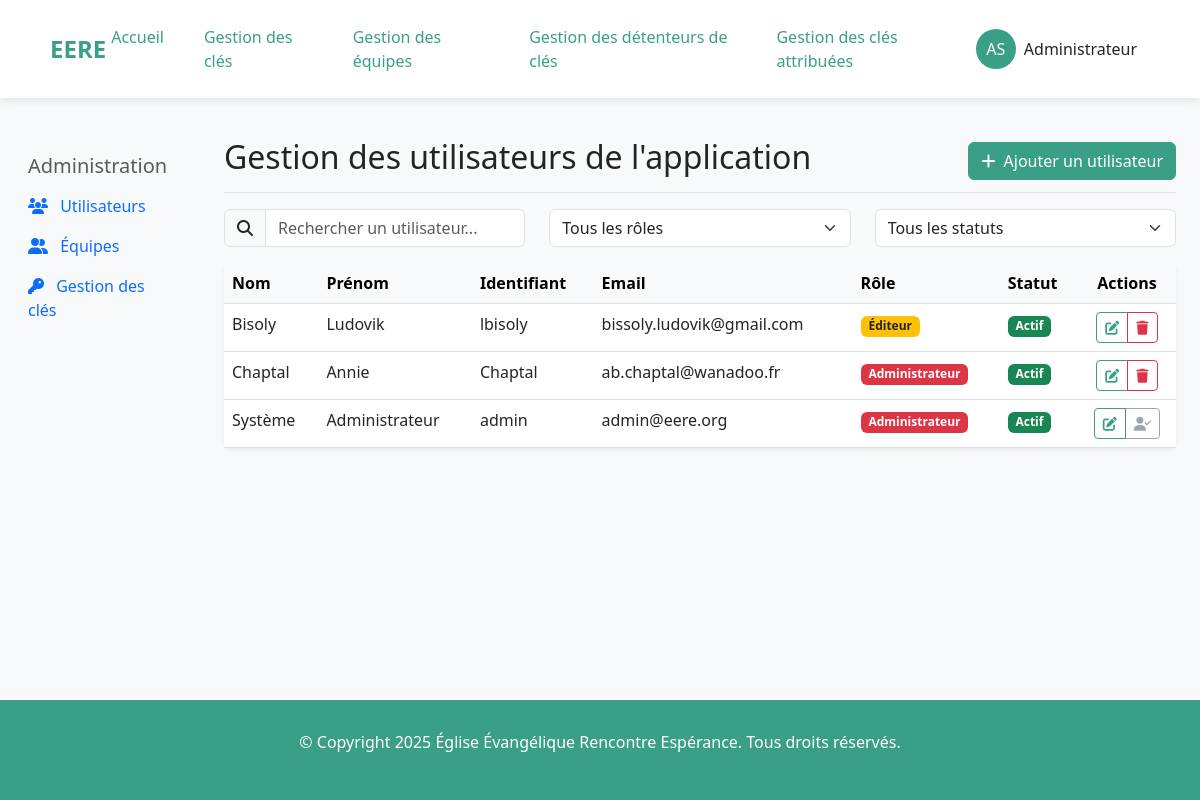
The page /owner_management/ (signed in) on the database as committed earlier.
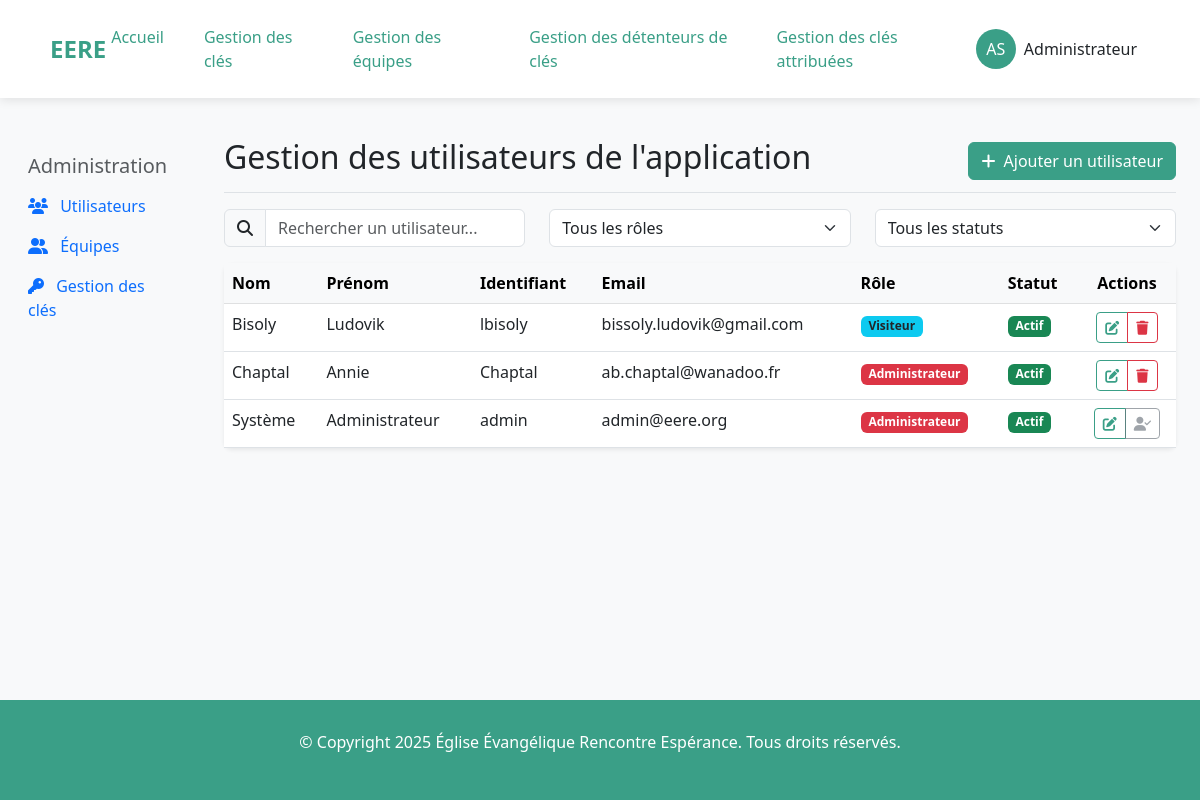
The same page on the database as committed later.
### listings/models.py (models this page shows, shortened)
class Owner(AbstractUser):
    ADMINISTRATOR = 'admin'
    EDITOR = 'editor'
    VISITOR = 'visitor'
    ROLE_CHOICES = [
        (ADMINISTRATOR, 'Administrateur'),
        (EDITOR, 'Éditeur'),                # Peut modifier mais pas administrer
        (VISITOR, 'Visiteur'),              # Accès en lecture seule
    ]
    role = models.CharField(
        max_length=10,
        choices=ROLE_CHOICES,
        default=VISITOR,
        help_text="Détermine les permissions de l'utilisateur dans l'application"
    )
    groups = models.ManyToManyField(
        'auth.Group',
        verbose_name='groups',
        blank=True,
        help_text='The groups this user belongs to.',
        related_name='owner_set',
        related_query_name='owner',
    )
    user_permissions = models.ManyToManyField(
        'auth.Permission',
        verbose_name='user permissions',
        blank=True,
        help_text='Specific permissions for this user.',
        related_name='owner_set',
        related_query_name='owner',
    )
    class Meta:
        verbose_name = "Gestionnaire"
        verbose_name_plural = "Gestionnaires"

### listings/views.py (the view)
# urls.py: path('owner_management/', views.owner_management, name='owner_management'),
@login_required
@user_passes_test(is_admin)
def owner_management(request):
    owners_list = Owner.objects.all().order_by('last_name', 'first_name')
    paginator = Paginator(owners_list, 10)
    page_number = request.GET.get('page')
    owners = paginator.get_page(page_number)
    return render(request, 'listings/owner_management.html', {'owners': owners})

### listings/utils.py (called while the page is built)
def set_current_user(user):
    _thread_locals.user = user

    def __call__(self, request):
        if hasattr(request, 'user') and request.user.is_authenticated:
            set_current_user(request.user)
        else:
            set_current_user(None)
        response = self.get_response(request)
        set_current_user(None)
        return response

### listings/views.py (called while the page is built)
def is_admin(user):
    return user.role == 'admin'

### listings/templates/listings/owner_management.html (shortened to what the changed rows need)
{% extends "listings/base.html" %}
{% load static %}
{% block content %}
<div class="container-fluid mt-4">
    <div class="row">
        <main class="col-md-9 ms-sm-auto col-lg-10 px-md-4">
            <div class="d-flex justify-content-between flex-wrap flex-md-nowrap align-items-center pt-3 pb-2 mb-3 border-bottom">
                <h1 class="h2">Gestion des utilisateurs de l'application</h1>
            </div>
            <div class="card shadow-sm">
                <div class="card-body p-0">
                    <div class="table-responsive">
                        <table class="table table-hover mb-0" id="usersTable">
                            <thead class="table-light">
                                <tr>
                                    <th>Nom</th>
                                    <th>Prénom</th>
                                    <th>Identifiant</th>
                                    <th>Email</th>
                                    <th>Rôle</th>
                                    <th>Statut</th>
                                    <th class="text-center">Actions</th>
                                </tr>
                            </thead>
                            <tbody>
                                {% for user_obj in owners %}
                                <tr>
                                    <td>{{ user_obj.last_name }}</td>
                                    <td>{{ user_obj.first_name }}</td>
                                    <td>{{ user_obj.username }}</td>
                                    <td>{{ user_obj.email }}</td>
                                    <td>
                                        <span class="badge {% if user_obj.role == 'admin' %}bg-danger{% elif user_obj.role == 'editor' %}bg-warning text-dark{% else %}bg-info text-dark{% endif %}">
                                            {{ user_obj.get_role_display }}
                                        </span>
                                    </td>
                                    <td>
                                        <span class="badge {% if user_obj.is_active %}bg-success{% else %}bg-secondary{% endif %}">
                                            {% if user_obj.is_active %}Actif{% else %}Inactif{% endif %}
                                        </span>
                                    </td>
                                    <td class="text-center">
                                        <div class="btn-group">
                                            <a href="{% url 'edit_owner' user_obj.id %}" class="btn btn-sm btn-outline-primary">
                                                <i class="fas fa-edit"></i>
                                            </a>
                                            {% if user_obj.id != user.id %}
                                            <a href="{% url 'delete_owner' user_obj.id %}" class="btn btn-sm btn-outline-danger">
                                                <i class="fas fa-trash"></i>
                                            </a>
                                            {% else %}
                                            <button type="button" class="btn btn-sm btn-outline-secondary" disabled title="Vous ne pouvez pas supprimer votre propre compte">
                                                <i class="fas fa-user-check"></i>
                                            </button>
                                            {% endif %}
                                        </div>
                                    </td>
                                </tr>
                                {% empty %}
                                <tr>
                                    <td colspan="7" class="text-center py-4">Aucun utilisateur trouvé.</td>
                                </tr>
                                {% endfor %}
                            </tbody>
                        </table>
                    </div>
                </div>
            </div>
        </main>
    </div>
</div>
{% endblock %}

Rows that differ between the two databases and show on the page:
changed Owner "Bisoly": role "Éditeur" → "Visiteur"
